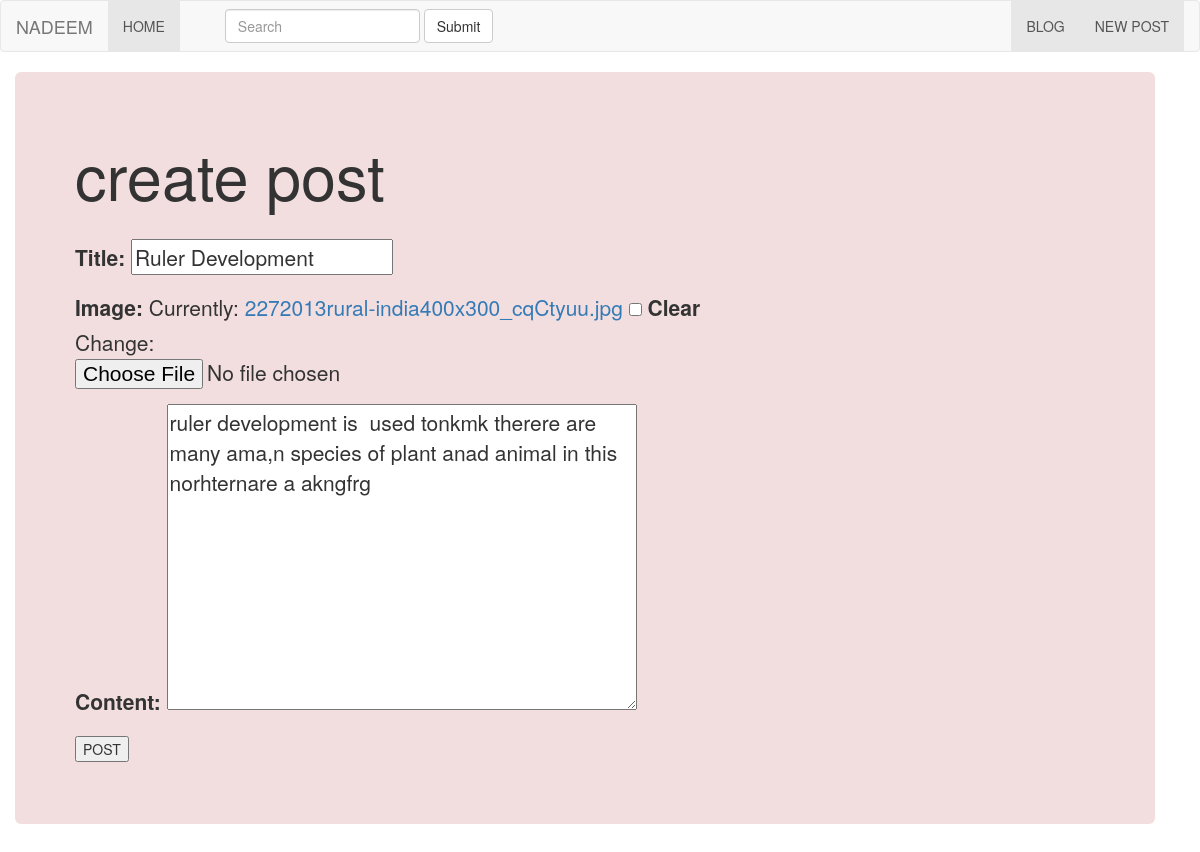
The page /edit/33/ on the database its author committed.
### blog/models.py (models this page shows, shortened)
class Post(models.Model):
    title=models.CharField(max_length=120)
    image=models.ImageField(null=True,blank=True,width_field="width_field",height_field="height_field")
    height_field=models.IntegerField(default=0)
    width_field=models.IntegerField(default=0)
    content=models.TextField()
    updated=models.DateTimeField(auto_now=True,auto_now_add=False)
    timestamp=models.DateTimeField(auto_now=False,auto_now_add=True)

### blog/views.py (the view)
# urls.py: url(r'^edit/(?P<id>\d+)/$',views.post_update,name='update'),
def post_update(request,id=None):
    instance=get_object_or_404(Post,id=id)
    form=PostForm(request.POST or None,request.FILES or None,instance=instance)
    if form.is_valid():
        instance=form.save(commit=False)
        instance.save()
        messages.success(request,"updated")
        return HttpResponseRedirect(instance.get_absolute_url())
    context={
    "form":form,
    "instance":instance
    }
    return render(request,'post_form.html',context)

### blog/forms.py
class PostForm(forms.ModelForm):
    class Meta:
        model=Post
        fields=['title','image','content',]

### blog/templates/post_form.html (shortened to what this page needs)
{% extends "base.html" %}
{% block content %}
{% include "nav.html"%}
<div class="row">
  <div class="col-sm-6">
    <div class="container">
<div class ="jumbotron">
  <h1>create post</h1><br>
  <form method="post" enctype="multipart/form-data">
    {{form.as_p}}
    <input type="submit" value="POST">
  </form>
</div>
</div>
</div>
</div>
  {%endblock content%}

### blog/templates/post_form.html (style rules this page uses)
.jumbotron { background-color: #f2dede; }

### rows shown on the page
Post: title "Ruler Development", content "ruler development is used tonkmk therere are many ama,n species of plant anad animal in this norhternare a akngfrg"
